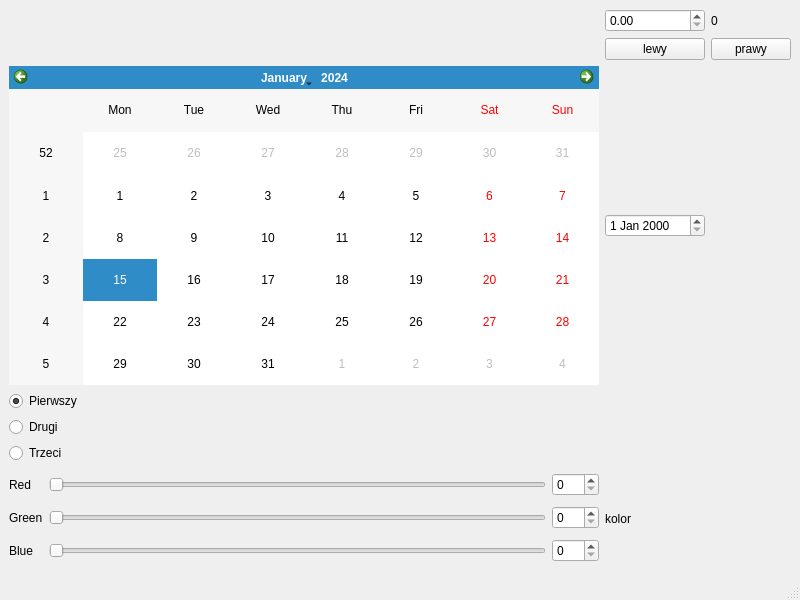
<?xml version="1.0" encoding="UTF-8"?>
<ui version="4.0">
 <class>MainWindow</class>
 <widget class="QMainWindow" name="MainWindow">
  <property name="geometry">
   <rect>
    <x>0</x>
    <y>0</y>
    <width>800</width>
    <height>600</height>
   </rect>
  </property>
  <property name="windowTitle">
   <string>MainWindow</string>
  </property>
  <widget class="QWidget" name="centralwidget">
   <layout class="QGridLayout" name="gridLayout_2">
    <item row="0" column="1">
     <widget class="QDoubleSpinBox" name="kwadratSpin"/>
    </item>
    <item row="5" column="0">
     <widget class="QRadioButton" name="rb3">
      <property name="text">
       <string>Trzeci</string>
      </property>
      <attribute name="buttonGroup">
       <string notr="true">radioButtons</string>
      </attribute>
     </widget>
    </item>
    <item row="6" column="0">
     <layout class="QGridLayout" name="gridLayout_3">
      <item row="0" column="0">
       <widget class="QLabel" name="labelRed">
        <property name="text">
         <string>Red</string>
        </property>
       </widget>
      </item>
      <item row="1" column="1">
       <widget class="QSlider" name="horizontalSliderGreen">
        <property name="maximum">
         <number>255</number>
        </property>
        <property name="orientation">
         <enum>Qt::Orientation::Horizontal</enum>
        </property>
       </widget>
      </item>
      <item row="1" column="2">
       <widget class="QSpinBox" name="spinBoxGreen">
        <property name="maximum">
         <number>255</number>
        </property>
       </widget>
      </item>
      <item row="2" column="0">
       <widget class="QLabel" name="labelBlue">
        <property name="text">
         <string>Blue</string>
        </property>
       </widget>
      </item>
      <item row="0" column="2">
       <widget class="QSpinBox" name="spinBoxRed">
        <property name="maximum">
         <number>255</number>
        </property>
       </widget>
      </item>
      <item row="0" column="1">
       <widget class="QSlider" name="horizontalSliderRed">
        <property name="maximum">
         <number>255</number>
        </property>
        <property name="orientation">
         <enum>Qt::Orientation::Horizontal</enum>
        </property>
       </widget>
      </item>
      <item row="2" column="2">
       <widget class="QSpinBox" name="spinBoxBlue">
        <property name="maximum">
         <number>255</number>
        </property>
       </widget>
      </item>
      <item row="1" column="0">
       <widget class="QLabel" name="labelGreen">
        <property name="text">
         <string>Green</string>
        </property>
       </widget>
      </item>
      <item row="2" column="1">
       <widget class="QSlider" name="horizontalSliderBlue">
        <property name="maximum">
         <number>255</number>
        </property>
        <property name="orientation">
         <enum>Qt::Orientation::Horizontal</enum>
        </property>
       </widget>
      </item>
     </layout>
    </item>
    <item row="2" column="0">
     <widget class="QCalendarWidget" name="calendarWidget"/>
    </item>
    <item row="1" column="2">
     <widget class="QPushButton" name="pushButtonRight">
      <property name="text">
       <string>prawy</string>
      </property>
     </widget>
    </item>
    <item row="2" column="1">
     <widget class="QDateEdit" name="dateEdit"/>
    </item>
    <item row="3" column="0">
     <widget class="QRadioButton" name="rb1">
      <property name="text">
       <string>Pierwszy</string>
      </property>
      <property name="checked">
       <bool>true</bool>
      </property>
      <attribute name="buttonGroup">
       <string notr="true">radioButtons</string>
      </attribute>
     </widget>
    </item>
    <item row="1" column="1">
     <widget class="QPushButton" name="pushButtonLeft">
      <property name="text">
       <string>lewy</string>
      </property>
     </widget>
    </item>
    <item row="4" column="0">
     <widget class="QRadioButton" name="rb2">
      <property name="text">
       <string>Drugi</string>
      </property>
      <attribute name="buttonGroup">
       <string notr="true">radioButtons</string>
      </attribute>
     </widget>
    </item>
    <item row="0" column="2">
     <widget class="QLabel" name="kwadratLabel">
      <property name="text">
       <string>0</string>
      </property>
     </widget>
    </item>
    <item row="6" column="1">
     <widget class="QLabel" name="labelPixmap">
      <property name="minimumSize">
       <size>
        <width>100</width>
        <height>100</height>
       </size>
      </property>
      <property name="maximumSize">
       <size>
        <width>100</width>
        <height>100</height>
       </size>
      </property>
      <property name="text">
       <string>kolor</string>
      </property>
     </widget>
    </item>
   </layout>
  </widget>
  <widget class="QMenuBar" name="menubar">
   <property name="geometry">
    <rect>
     <x>0</x>
     <y>0</y>
     <width>800</width>
     <height>25</height>
    </rect>
   </property>
  </widget>
  <widget class="QStatusBar" name="statusbar"/>
 </widget>
 <resources/>
 <connections/>
 <buttongroups>
  <buttongroup name="radioButtons"/>
 </buttongroups>
</ui>
